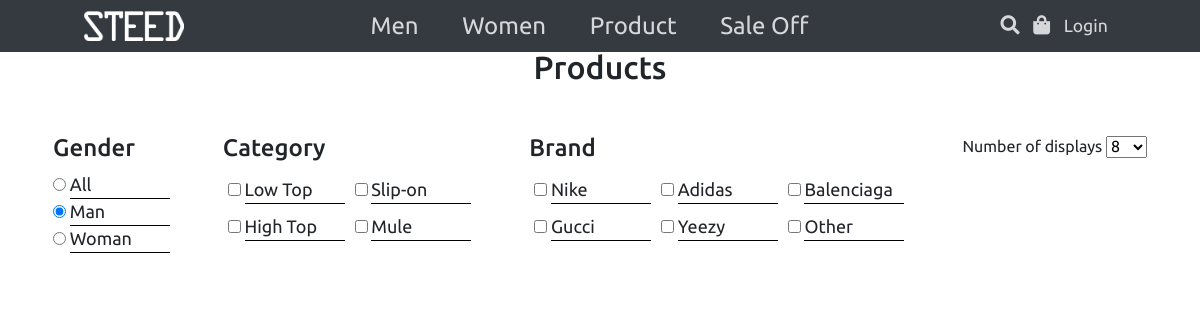
Screenshot of /product/product_man with the database file from the repository.
### tables this page shows
CREATE TABLE `category` (
  `id_category` int(11) NOT NULL,
  `name_category` varchar(255) NOT NULL
);

CREATE TABLE `brand` (
  `id_brand` int(11) NOT NULL,
  `name_brand` varchar(255) NOT NULL
);

### mvc/core/Controller.php (called while the page is built, shortened)
<?php
    class Controller{
        public function model($model){
            return new $model;
        }
        public function View($view,$data=[]){
            require_once'./mvc/views/'.$view.'.php';
        }
    }
?>

### mvc/controllers/product.php (called while the page is built, shortened)
<?php
class product extends Controller
{
    function product_man()
    {
        $list_categories = $this->model('product_p')->get_category();
        $list_brand = $this->model('product_p')->get_brand();
        $this->View('/pages/product', [
            'list_categories' => $list_categories,
            'list_brand' => $list_brand,
        ]);
    }
}

### mvc/core/App.php (called while the page is built, shortened)
<?php
class App{
    protected $action='sayhi';
    function UrlProcess(){
        if(isset($_GET['url'])){
            return  explode('/', filter_var(trim($_GET['url'],'/')));
         }
    }
    function __construct(){
       $arr = $this->UrlProcess();
        if(isset($arr[0])){
            if(file_exists('./mvc/controllers/'.$arr[0].'.php')){
                unset($arr[0]);
            }
        }
        $this->controller = new $this->controller;
        if(isset($arr[1])){
            if(method_exists($this->controller,$arr[1])){
                $this->action = $arr[1];
            }
            unset($arr[1]);
        }
        $this->params= $arr?array_values($arr):[];
        call_user_func_array([$this->controller,$this->action],$this->params);
    }
}
 ?>

### index.php (called while the page is built, shortened)
<?php
   $myApp=new App();
?>

### mvc/core/DB.php (called while the page is built, shortened)
<?php
    class DB{
        public $servername = 'localhost';
        public $username = 'root';
        public $password = '';
        function __construct(){
            $this->con = mysqli_connect($this->servername, $this->username, $this->password);
        }
    }

### mvc/modals/product_p.php (called while the page is built, shortened)
<?php
    class product_p extends DB{
        public function get_category(){
            $sql="SELECT * FROM `category` WHERE 1";
            return mysqli_query($this->con,$sql);
        }
        public function get_brand(){
            $sql="SELECT * FROM `brand` WHERE 1";
            return mysqli_query($this->con,$sql);
        }
    }
?>

### mvc/views/pages/product.php (the view, shortened to what this page needs)
<div class="title_product mt-5">
    <h2>Products</h2>
</div>
<div class="type_product mt-5 option_product">
    <div class="gender">
        <h4>Gender</h4>
        <div class="group_btn_type">
            <input type="radio" name="gender" class="ajax_product gender_btn" id="all_gender" value="'woman','man','man,woman'" checked>
            <label for="all_gender">All</label>
        </div>
        <div class="group_btn_type">
            <input type="radio" name="gender" class="ajax_product gender_btn" id="man" value="'man'" >
            <label for="man">Man</label>
        </div>
        <div class="group_btn_type">
            <input type="radio" name="gender" class="ajax_product gender_btn" id="woman" value="'woman'">
            <label for="woman">Woman</label>
        </div>
    </div>
    <div class="group_category_btn">
        <h4>Category</h4>
        <div class="category_option">
            <?php
                while ($row = $data['list_categories']->fetch_assoc()) {
                    echo'
                        <div class="">
                        <input type="checkbox" class="category ajax_product" name="category" id="'.$row['name_category'].'" value="'.$row['id_category'].'" >
                        <label for="'.$row['name_category'].'">'.$row['name_category'].'</label>
                        </div>
                    ';
                }
            ?>
        </div>
    </div>
    <div class="group_brand_btn">
        <h4>Brand</h4>
        <div class="brand_option">
            <?php
                while ($row = $data['list_brand']->fetch_assoc()) {
                    echo'
                    <div class="">
                        <input type="checkbox" class="brand ajax_product"  name="brand" id="'.$row['name_brand'].'" value="'.$row['id_brand'].'" >
                        <label for="'.$row['name_brand'].'">'.$row['name_brand'].'</label>
                        </div>
                    ';
                }
            ?>
            </div>
    </div>
    <div class="number_display">
        <span for="">Number of displays</span>
        <select name="limit" id="limit_number">
            <option value="8">8</option>
        </select>
    </div>
</div>

### public/css/main.css (style rules this page uses)
* { margin: 0; padding: 0; font-family: 'Ubuntu', sans-serif; }
.title_product { text-align: center; }
.option_product { display: flex; justify-content: space-evenly; }
.option_product label { font-size: large; width: 100px; box-shadow:0px 1px 0 #000; }
.category_option { display: grid; grid-template-columns: auto auto ; }
.category_option div { margin: 5px; }
.brand_option { display: grid; grid-template-columns: auto auto auto; }
.brand_option div { margin: 5px; }

### rows the page displays
category: name_category "Low Top"
category: name_category "Slip-on"
category: name_category "High Top"
category: name_category "Mule"
brand: name_brand "Nike"
brand: name_brand "Adidas"
brand: name_brand "Balenciaga"
brand: name_brand "Gucci"
brand: name_brand "Yeezy"
brand: name_brand "Other"
